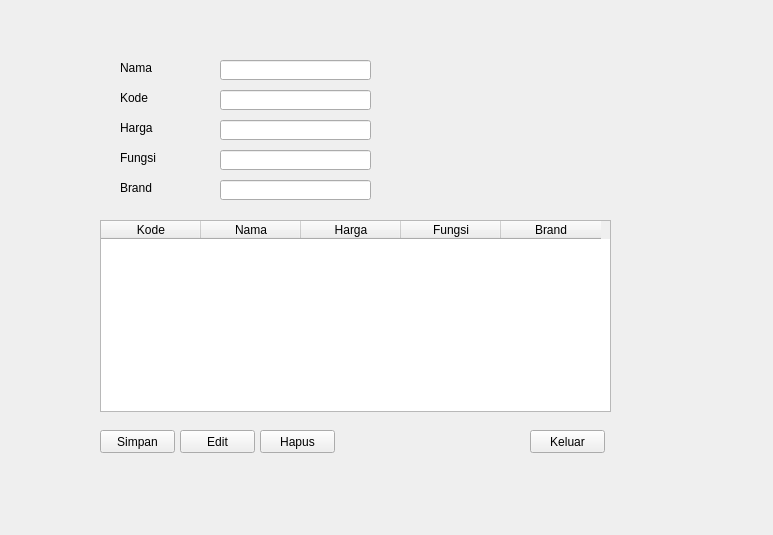
<?xml version="1.0" encoding="UTF-8"?>
<ui version="4.0">
 <class>frmMoisturizer</class>
 <widget class="QWidget" name="frmMoisturizer">
  <property name="geometry">
   <rect>
    <x>0</x>
    <y>0</y>
    <width>773</width>
    <height>535</height>
   </rect>
  </property>
  <property name="windowTitle">
   <string>Form</string>
  </property>
  <widget class="QPushButton" name="btnEdit">
   <property name="geometry">
    <rect>
     <x>180</x>
     <y>430</y>
     <width>75</width>
     <height>23</height>
    </rect>
   </property>
   <property name="text">
    <string>Edit</string>
   </property>
  </widget>
  <widget class="QLineEdit" name="txtNama">
   <property name="geometry">
    <rect>
     <x>220</x>
     <y>60</y>
     <width>151</width>
     <height>20</height>
    </rect>
   </property>
  </widget>
  <widget class="QLineEdit" name="txtBrand">
   <property name="geometry">
    <rect>
     <x>220</x>
     <y>180</y>
     <width>151</width>
     <height>20</height>
    </rect>
   </property>
  </widget>
  <widget class="QLabel" name="label">
   <property name="geometry">
    <rect>
     <x>120</x>
     <y>60</y>
     <width>91</width>
     <height>16</height>
    </rect>
   </property>
   <property name="text">
    <string>Nama</string>
   </property>
  </widget>
  <widget class="QLabel" name="label_2">
   <property name="geometry">
    <rect>
     <x>120</x>
     <y>90</y>
     <width>91</width>
     <height>16</height>
    </rect>
   </property>
   <property name="text">
    <string>Kode</string>
   </property>
  </widget>
  <widget class="QLabel" name="label_4">
   <property name="geometry">
    <rect>
     <x>120</x>
     <y>150</y>
     <width>91</width>
     <height>16</height>
    </rect>
   </property>
   <property name="text">
    <string>Fungsi</string>
   </property>
  </widget>
  <widget class="QLineEdit" name="txtFungsi">
   <property name="geometry">
    <rect>
     <x>220</x>
     <y>150</y>
     <width>151</width>
     <height>20</height>
    </rect>
   </property>
  </widget>
  <widget class="QPushButton" name="btnKeluar">
   <property name="geometry">
    <rect>
     <x>530</x>
     <y>430</y>
     <width>75</width>
     <height>23</height>
    </rect>
   </property>
   <property name="text">
    <string>Keluar</string>
   </property>
  </widget>
  <widget class="QLabel" name="label_5">
   <property name="geometry">
    <rect>
     <x>120</x>
     <y>180</y>
     <width>91</width>
     <height>16</height>
    </rect>
   </property>
   <property name="text">
    <string>Brand</string>
   </property>
  </widget>
  <widget class="QLineEdit" name="txtHarga">
   <property name="geometry">
    <rect>
     <x>220</x>
     <y>120</y>
     <width>151</width>
     <height>20</height>
    </rect>
   </property>
  </widget>
  <widget class="QPushButton" name="btnHapus">
   <property name="geometry">
    <rect>
     <x>260</x>
     <y>430</y>
     <width>75</width>
     <height>23</height>
    </rect>
   </property>
   <property name="text">
    <string>Hapus</string>
   </property>
  </widget>
  <widget class="QLabel" name="label_3">
   <property name="geometry">
    <rect>
     <x>120</x>
     <y>120</y>
     <width>91</width>
     <height>16</height>
    </rect>
   </property>
   <property name="text">
    <string>Harga</string>
   </property>
  </widget>
  <widget class="QTableWidget" name="tblMoisturizer">
   <property name="geometry">
    <rect>
     <x>100</x>
     <y>220</y>
     <width>511</width>
     <height>192</height>
    </rect>
   </property>
   <column>
    <property name="text">
     <string>Kode</string>
    </property>
   </column>
   <column>
    <property name="text">
     <string>Nama</string>
    </property>
   </column>
   <column>
    <property name="text">
     <string>Harga</string>
    </property>
   </column>
   <column>
    <property name="text">
     <string>Fungsi</string>
    </property>
   </column>
   <column>
    <property name="text">
     <string>Brand</string>
    </property>
   </column>
  </widget>
  <widget class="QPushButton" name="btnSimpan">
   <property name="geometry">
    <rect>
     <x>100</x>
     <y>430</y>
     <width>75</width>
     <height>23</height>
    </rect>
   </property>
   <property name="text">
    <string>Simpan</string>
   </property>
  </widget>
  <widget class="QLineEdit" name="txtKode">
   <property name="geometry">
    <rect>
     <x>220</x>
     <y>90</y>
     <width>151</width>
     <height>20</height>
    </rect>
   </property>
  </widget>
 </widget>
 <resources/>
 <connections/>
</ui>
